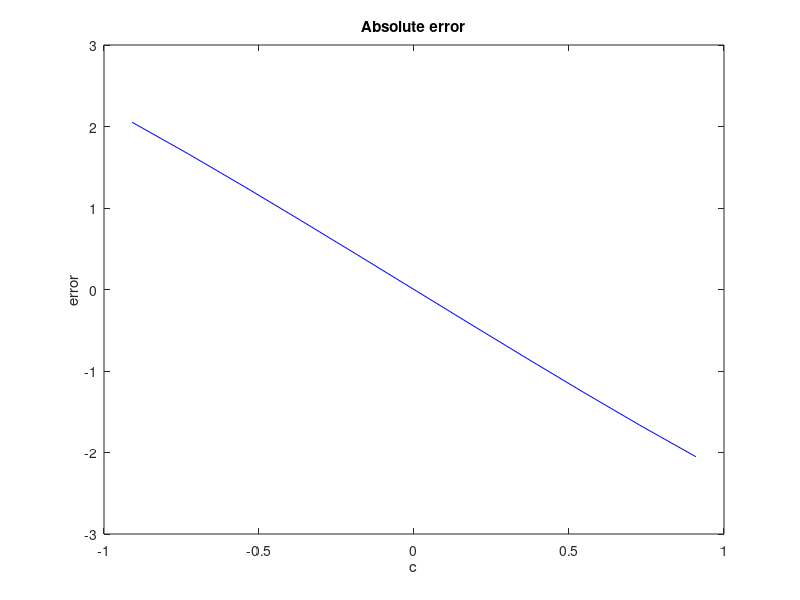

Recreate this plot in MATLAB.
clear
clf
function y = g(x, c)
 y = sqrt(1-x.^2);
endfunction
a=-1
b=1
n=10
h=(b-a)/(n+1)
x=(a+h):h:(b-h);
c=(a+h/2):h:b;
inta=-pi*c;
for m=1:n+1
 int(m)=0;
 for k=1:n
 int(m)+=g(x(k), c(m))*h/cot((x(k)-c(m))/2);
 endfor # k
endfor # m

# setenv("GNUTERM","wxt")
# graphics_toolkit("gnuplot")
plot(c, inta, 'r', c, int, 'gx')
title('Analytical and numerical solution')
xlabel('c')
ylabel('Ia, In')
pause()
# абсолютная погрешность
delta=inta-int;
err=norm(delta);
printf('Ошибка err=%g\n', err)
plot(c, delta, 'b')
title('Absolute error')
xlabel('c')
ylabel('error')
pause()